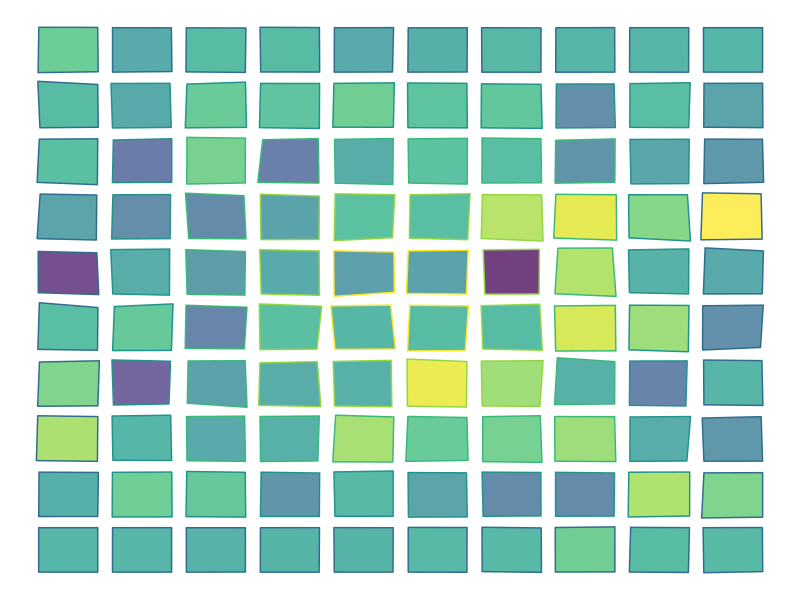
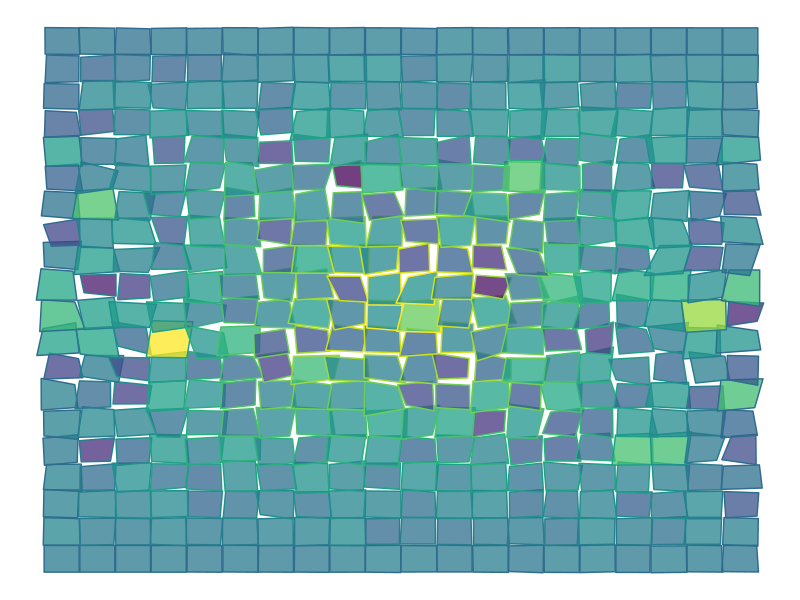
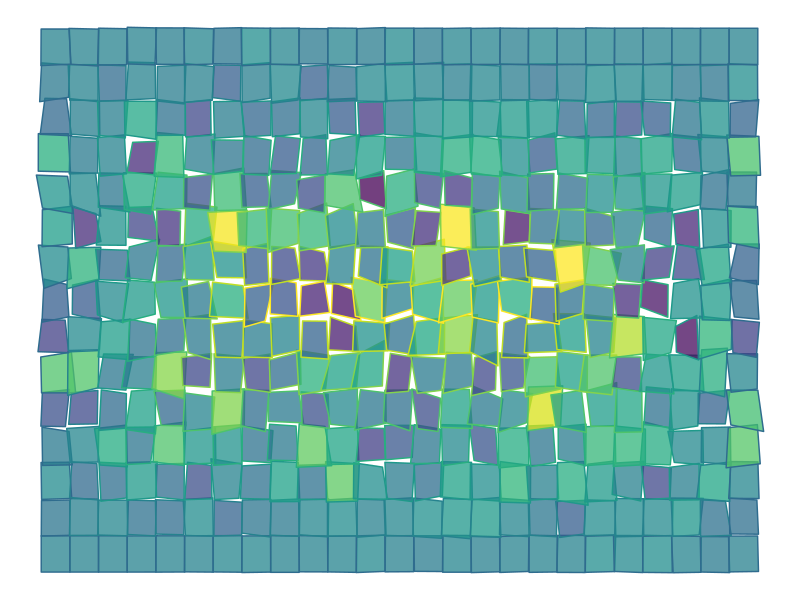
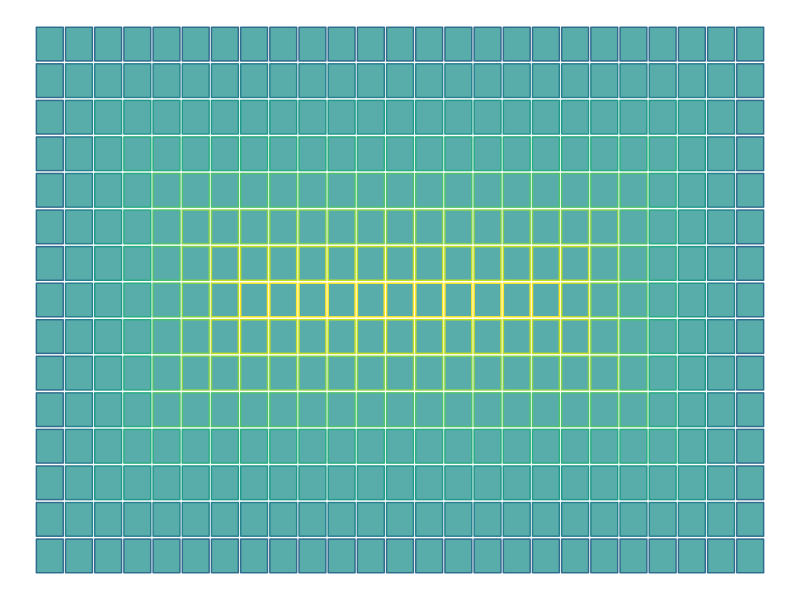
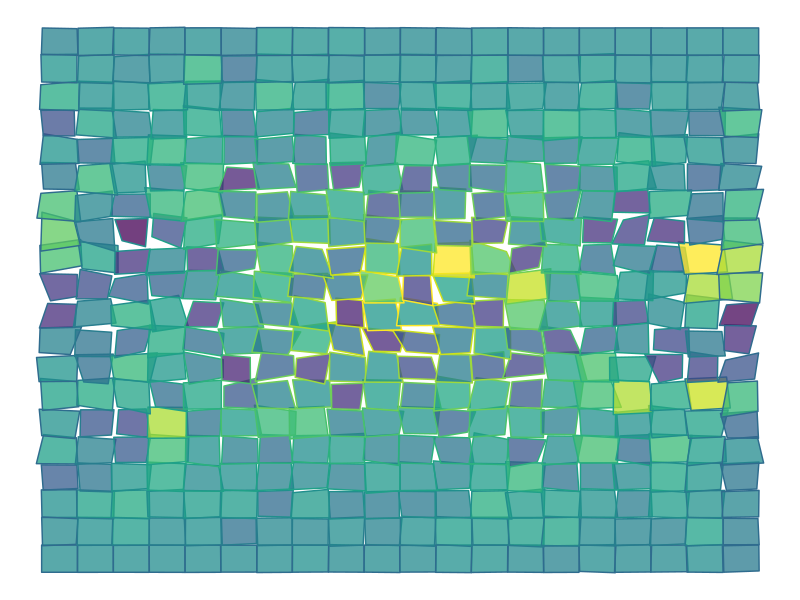

R code for these plots, in order:
## ---- chunk 1
knitr::opts_chunk$set(collapse = TRUE)
## ---- chunk 2
library(tidyverse)
library(viridis)

make_grid_art <- function(xSize, ySize, grout, hFactor) {
  xWave <- seq.int(1:xSize)
  yWave <- seq.int(1:ySize)
  axMin <- min(min(xWave) - 1,min(yWave) - 1)
  axMax <- max(max(xWave) + 1,max(yWave) + 1)
  nSquares <- length(xWave) * length(yWave)
  df <- data.frame()
  x <- 0
  halfGrout <- (1 - grout) / 2
  id_fact = max(xSize,ySize)
  for (i in seq_along(yWave)) {
    yCentre <- yWave[i]
    for (j in seq_along(xWave)) {
      if(hFactor < 1) {
        hyst <- rnorm(8, halfGrout, 0)
      }
      else {
        hyst <- rnorm(8, halfGrout, sin(x / (nSquares - 1) * pi) / hFactor)
      }
      xCentre <- xWave[j]
      id <- ((i-1)*id_fact) + j
      edge_dist <- min(abs(i-1), abs(i-ySize),abs(j-1), abs(j-xSize))
      #using the mean of the tilt for edges as the color value
      fill <- mean(hyst)
      lt <- c(xCentre - hyst[1],yCentre - hyst[2], id, fill, edge_dist)
      rt <- c(xCentre + hyst[3],yCentre - hyst[4], id, fill, edge_dist)
      rb <- c(xCentre + hyst[5],yCentre + hyst[6], id, fill, edge_dist)
      lb <- c(xCentre - hyst[7],yCentre + hyst[8], id, fill, edge_dist)
      df <- rbind(df, lt,rt,rb,lb)
      x <- x + 1
    }
  }
  names(df) <- c("x", "y", "id", "fill", "dist")  
  p <- ggplot(df, aes(x=x, y=y, color=dist, fill=fill, group=id)) +
    geom_polygon(alpha=0.75) +
    scale_color_viridis(begin=0.35) +
    scale_fill_viridis() +
    theme_void() +
    guides(color=FALSE, fill=FALSE)
  print(p)
}
## ---- chunk 3
# square grid with minimal hysteresis
make_grid_art(10,10,0.2,50)
# square grid (more squares) more hysteresis
make_grid_art(20,20,0.02,10)
# rectangular grid same hysteresis
make_grid_art(25,15,0,10)
# same grid with no hysteresis
make_grid_art(25,15,0.08,0)
# square grid moderate hysteresis and no grout
make_grid_art(20,20,0,10)
